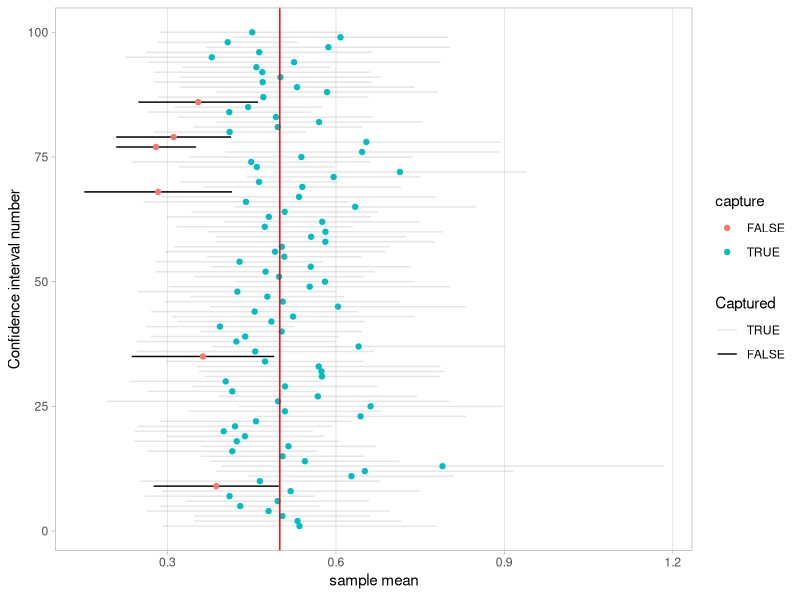
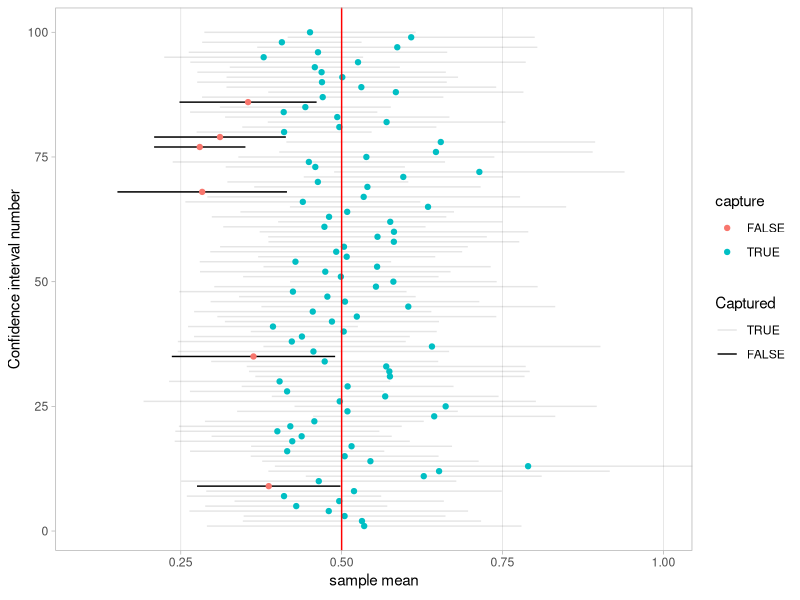
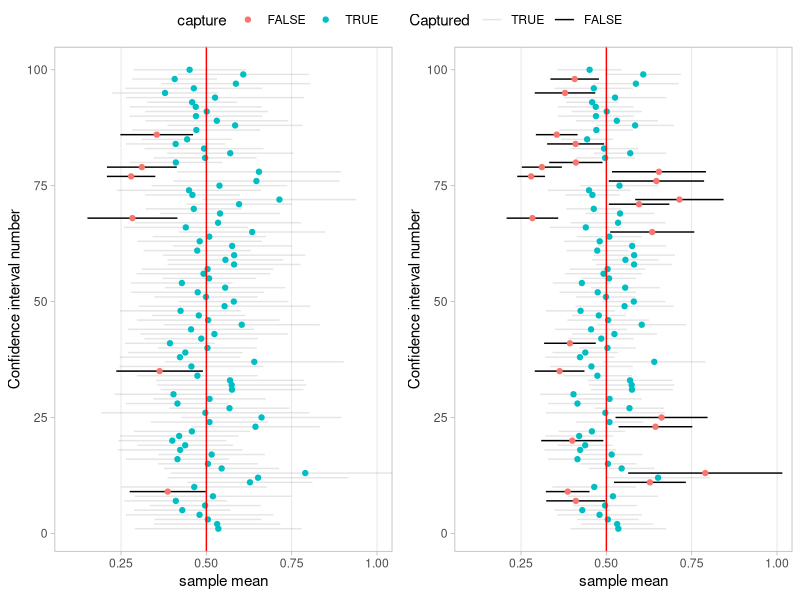
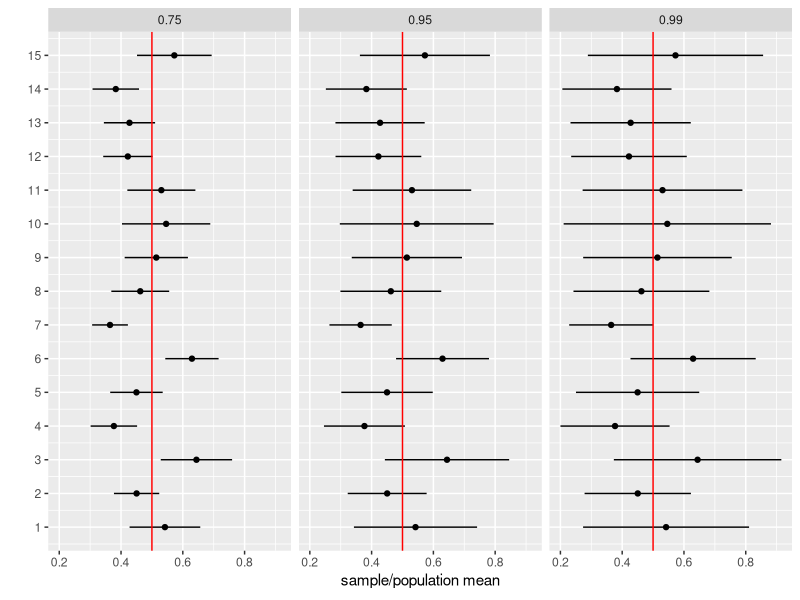
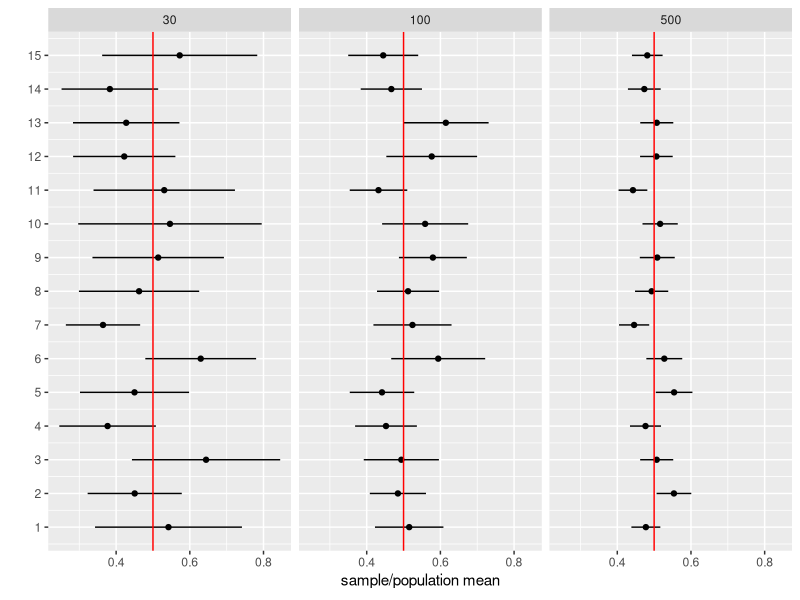

Here is the R script that generated these plots, in order:
## ---- chunk 1
knitr::opts_chunk$set(
  comment = "",eval = TRUE,fig.retina = 2, message=F, warning = F,
  fig.height= 3.5
)
## ---- chunk 2
my_sample = rexp(n = 30, rate = 2)
my_sample
## ---- chunk 3
sample_mean = mean(my_sample)
sample_n = length(my_sample)
sample_sd = sd(my_sample)
sample_se = sample_sd/sqrt(sample_n)
## ---- chunk 4
alpha = 0.05
t.score = qt(p=alpha/2, df=sample_n - 1, lower.tail=F)
print(t.score)
## ---- chunk 5
margin_error = t.score * sample_se
## ---- chunk 6
lower_bound = sample_mean - margin_error
upper_bound = sample_mean + margin_error
print(c(lower_bound, upper_bound))
## ---- chunk 7
one_sample_mean_CI = function(my_sample, alpha = 0.05){
  sample_mean = mean(my_sample)
  sample_n = length(my_sample)
  sample_sd = sd(my_sample)
  sample_se = sample_sd/sqrt(sample_n)
  t.score = qt(p=alpha/2, df=sample_n - 1, lower.tail=F)
  margin_error = t.score * sample_se
  return(c(sample_mean - margin_error, sample_mean + margin_error))
}
one_sample_mean_CI(my_sample, alpha = 0.05)
## ---- chunk 8
confint( lm(my_sample ~ 1), level = 0.95 )
## ---- chunk 9
t.test(my_sample, level = 0.95)$conf.int
## ---- chunk 10
library(tidyverse)
set.seed(114)
n = 100 # simulate 100 times
N = 30 # sample size 30
rate = 2

conf_intervals <- data.frame(index = 1:n, lower = numeric(n), upper = numeric(n))

for (i in 1:n) {
  sample_data <- rexp(n = N, rate = rate)
  conf_interval <- confint( lm(sample_data ~ 1), level = 0.95)
  conf_intervals[i, 2:3] <- conf_interval
}
head(conf_intervals, 3)
## ---- chunk 11
conf_intervals = conf_intervals %>% 
  mutate(capture = (lower < 0.5) & (upper > 0.5) )
head(conf_intervals, 3)
## ---- chunk 12
sum(conf_intervals$capture)
## ---- chunk 13
ggplot(conf_intervals) +
  geom_segment(aes(
    y = index, yend = index, x = lower, xend = upper,
    alpha = factor(capture, levels = c("TRUE", "FALSE"))
  )) +
  geom_point(aes(x = (lower+upper)/2, y = index, color = capture)) +
  labs(
    x = expression("sample mean"),
    y = "Confidence interval number",
    alpha = "Captured"
  ) +
  geom_vline(xintercept = 0.5, color = "red") +
  theme_light() +
  theme(
    panel.grid.major.y = element_blank(),
    panel.grid.minor.y = element_blank(),
    panel.grid.minor.x = element_blank()
  )
## ---- chunk 14
fig1 = ggplot(conf_intervals) +
  geom_segment(aes(
    y = index, yend = index, x = lower, xend = upper,
    alpha = factor(capture, levels = c("TRUE", "FALSE"))
  )) +
  geom_point(aes(x = (lower+upper)/2, y = index, color = capture)) +
  labs(
    x = expression("sample mean"),
    y = "Confidence interval number",
    alpha = "Captured"
  ) +
  geom_vline(xintercept = 0.5, color = "red") +
  theme_light() + coord_cartesian(xlim = c(0.1, 1)) + 
  theme(
    panel.grid.major.y = element_blank(),
    panel.grid.minor.y = element_blank(),
    panel.grid.minor.x = element_blank()
  )
fig1
## ---- chunk 15
generate_CIs = function(seed = 114, n = 100, N = 30, rate = 2, alpha = 0.95){
  set.seed(seed)
  conf_intervals <- data.frame(index = 1:n, lower = numeric(n), upper = numeric(n))
  for (i in 1:n) {
    sample_data <- rexp(n = N, rate = rate)
    conf_interval <- confint( lm(sample_data ~ 1), level = alpha)
    conf_intervals[i, 2:3] <- conf_interval
  }
  conf_intervals = conf_intervals %>% 
    mutate(capture = (lower < 0.5) & (upper > 0.5) )
  return(conf_intervals)
}
df1 = generate_CIs(seed = 114, n = 100, N = 30, rate = 2, alpha = 0.95)

df2 = generate_CIs(seed = 114, n = 100, N = 30, rate = 2, alpha = 0.75)
## ---- chunk 16
plot_function = function(dataframe, population_mean = 0.5, xlim = c(0.1,1)){
  fig = ggplot(dataframe) +
  geom_segment(aes(
    y = index, yend = index, x = lower, xend = upper,
    alpha = factor(capture, levels = c("TRUE", "FALSE"))
  )) +
  geom_point(aes(x = (lower+upper)/2, y = index, color = capture)) +
  labs(
    x = expression("sample mean"),
    y = "Confidence interval number",
    alpha = "Captured"
  ) +
  geom_vline(xintercept = population_mean, color = "red") +
  theme_light() + coord_cartesian(xlim = xlim) + 
  theme(
    panel.grid.major.y = element_blank(),
    panel.grid.minor.y = element_blank(),
    panel.grid.minor.x = element_blank()
  )
  return(fig)
}
## ---- chunk 17
library(ggpubr)
df1 = generate_CIs(seed = 114, n = 100, N = 30, rate = 2, alpha = 0.95)
df2 = generate_CIs(seed = 114, n = 100, N = 30, rate = 2, alpha = 0.75)
fig1 = plot_function(df1)
fig2 = plot_function(df2)
ggarrange(fig1, fig2, ncol = 2, common.legend = TRUE)
## ---- chunk 18
df1 = generate_CIs(seed = 1, n = 15, N = 30, rate = 2, alpha = 0.99) %>%
  mutate(confidence_level = 0.99)
df2 = generate_CIs(seed = 1, n = 15, N = 30, rate = 2, alpha = 0.95) %>%
  mutate(confidence_level = 0.95)
df3 = generate_CIs(seed = 1, n = 15, N = 30, rate = 2, alpha = 0.75) %>%
  mutate(confidence_level = 0.75)
# bind the 3 data frames:
df = bind_rows(df1, df2, df3)

ggplot(df) + 
  geom_point(aes(x = (lower+upper)/2, y = index)) +
  geom_segment(aes(y = index , yend = index , x = lower, xend = upper)) +
  labs(x = expression("sample/population mean"), y = "") +
  scale_y_continuous(breaks = 1:15) +
  facet_wrap(~confidence_level) +
  geom_vline(xintercept = 0.5, color = "red")
## ---- chunk 19
df %>%
  mutate(width = upper - lower) %>%
  group_by(confidence_level) %>%
  summarize(`Mean width` = mean(width)) %>%
  rename(`Confidence level` = confidence_level) %>%
  knitr::kable(
    digits = 3,
    caption = "Average width of 75, 95, and 99% confidence intervals",
    booktabs = TRUE,
    longtable = TRUE,
    linesep = ""
  )
## ---- chunk 20
df1 = generate_CIs(seed = 1, n = 15, N = 30, rate = 2, alpha = 0.95) %>%
  mutate(sample_size = 30)
df2 = generate_CIs(seed = 1, n = 15, N = 100, rate = 2, alpha = 0.95) %>%
  mutate(sample_size = 100)
df3 = generate_CIs(seed = 1, n = 15, N = 500, rate = 2, alpha = 0.95) %>%
  mutate(sample_size = 500)
# bind the 3 data frames:
df = bind_rows(df1, df2, df3)

ggplot(df) + 
  geom_point(aes(x = (lower+upper)/2, y = index)) +
  geom_segment(aes(y = index , yend = index , x = lower, xend = upper)) +
  labs(x = expression("sample/population mean"), y = "") +
  scale_y_continuous(breaks = 1:15) +
  facet_wrap(~sample_size) +
  geom_vline(xintercept = 0.5, color = "red")
## ---- chunk 21
df %>%
  mutate(width = upper - lower) %>%
  group_by(sample_size) %>%
  summarize(`Mean width` = mean(width)) %>%
  rename(`Sample size` = sample_size) %>%
  knitr::kable(
    digits = 3,
    caption = "Average width of 95% confidence intervals based on $n = 30$, $100$, and $500$",
    booktabs = TRUE,
    longtable = TRUE,
    linesep = ""
  )
## ---- chunk 22
set.seed(123)
n = 100 # simulate 100 times
N = 120 # sample size 120
true_prob = 0.35
alpha = 0.05

conf_intervals <- data.frame(index = 1:n, lower = numeric(n), upper = numeric(n))

for (i in 1:n) {
  sample_data <- rbinom(n = N, size = 1, prob = true_prob)
  sample_prop <- mean(sample_data) 
  se_prop <- sqrt((sample_prop*(1 - sample_prop))/N)
  conf_interval <- sample_prop + qnorm(c(alpha/2, 1-alpha/2)) * se_prop
  conf_intervals[i, 2:3] <- conf_interval
}
head(conf_intervals, 3)
